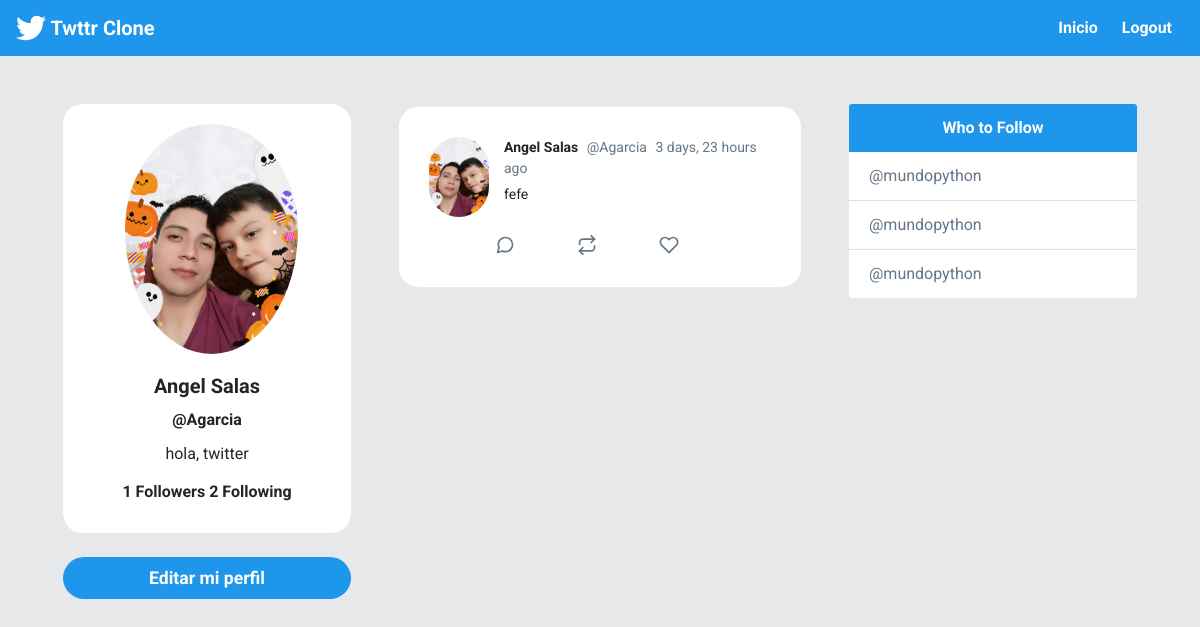
Screenshot of /profile/Agarcia/ with the database file from the repository.
### twitter/models.py (models this page shows, shortened)
class Profile(models.Model):
   user = models.OneToOneField(User, on_delete=models.CASCADE)
   bio = models.CharField(default='hola, twitter', max_length=100)
   image = models.ImageField(default='default.png')
   def following(self):
      user_ids = Relationship.objects.filter(from_user=self.user)\
                                       .values_list('to_user_id', flat=True)
      return User.objects.filter(id__in=user_ids)
   def followers(self):
      user_ids = Relationship.objects.filter(to_user=self.user)\
                                       .values_list('from_user_id', flat=True)
      return User.objects.filter(id__in=user_ids)

class Post(models.Model):
   timestamp = models.DateTimeField(default=timezone.now)
   content = models.TextField()
   user = models.ForeignKey(User, on_delete=models.CASCADE, related_name='posts')
   class Meta:
      ordering = ['-timestamp']

### twitter/views.py (the view)
# urls.py: path('profile/<str:username>/', views.profile, name='profile'),
def profile(request,username):
   user = User.objects.get(username=username)
   posts = user.posts.all()
   context = {'user':user, 'posts':posts}
   return render(request, 'twitter/profile.html', context)

### twitter/templates/twitter/twitter/profile.html (shortened to what this page needs)
{% extends 'twitter/layout.html' %}
{% load humanize %}
{% block content %}
<div id="main" class="container-fluid d-flex">
    <div class="sidebar m-5 d-none d-md-block">
        <div class="">
            <div class="card " style="width: 18rem; text-align:center;border-radius: 20px;">
                <img class="card-img-top rounded-circle"
                    style="width:60%; position: relative;left: 62px;padding-top: 20px;" src="{{ user.profile.image.url}}"
                    alt="Card image cap">
                <div class="card-body">
                    <h5 class="card-title font-weight-bold">{{user.first_name}}</h5>
                    <h6 class="card-title font-weight-bold">@{{user}}</h6>
                    <p class="card-text">{{user.profile.bio}}</p>
                    <h6 class="card-title font-weight-bold">
                        {{ user.profile.followers.count }} Followers
                        {{ user.profile.following.count }} Following
                    </h6>
                </div>
            </div>
            <a href="{% url 'editar' %}" id="addATweetLeft" type="button"
                style="border-radius: 30px; font-size: 1.1rem; font-weight:bold;"
                class="btn btn-lg btn-block mt-4 text-white ">Editar mi perfil</a>
        </div>
    </div>
    <div class="content">
        {% for post in posts %}
        <div id="tweetCards">
            <div class="tweet-wrap" style="border-radius:20px">
                <div class="tweet-header">
                    <img src="{{ post.user.profile.image.url }}" alt="" class="avator">
                    <div class="tweet-header-info">
                        {{ post.user.first_name}} <span>@{{ post.user }}</span><span>
                            {{ post.timestamp|naturaltime }}
                        </span>
                        <p>{{ post.content }}</p>
                    </div>
                </div>
                <div class="tweet-info-counts">
                    <div class="comments">
                        <button style="background: white; border: none;">
                        </button>
                    </div>
                    <div class="retweets">
                        <button style="background: white; border: none;">
                        </button>
                    </div>
                    <div class="likes">
                        <button style="background: white; border: none;">
                        </button>
                    </div>
                </div>
            </div>
        </div>
        {% endfor %}
    </div>
    <div class="sidebar m-5 d-none d-xl-block">
        <div class="card" style="width: 18rem;">
            <div class="card-header">
                Who to Follow
            </div>
            <ul class="list-group list-group-flush">
                <li class="list-group-item"><a href="#" style="text-decoration: none;color: #657787;">@mundopython</a>
                </li>
                <li class="list-group-item"><a href="#" style="text-decoration: none;color: #657787;">@mundopython</a>
                </li>
                <li class="list-group-item"><a href="#" style="text-decoration: none;color: #657787;">@mundopython</a>
                </li>
            </ul>
        </div>
    </div>
</div>
{% endblock content %}

### twitter/static/css/style.css (style rules this page uses)
body { background: #E6E8E9; ; font-family: 'Asap', sans-serif; font-family: 'Roboto', sans-serif; }
img { max-width: 100%; }
.avator { border-radius: 100px; width: 60px; margin-right: 15px; }
.card { border: none; }
.card-header { background-color: #1E96EB ; color: white; text-align: center; font-weight: bold; border: none; }
#main { justify-content: center; }
.tweet-wrap { max-width: 490px; background: #fff; margin: 0 auto; margin-top: 50px; border-radius: 3px; padding: 30px; border-bottom: 1px solid #e6ecf0; border-top: 1px solid #e6ecf0; }
.tweet-header { display: flex; align-items: flex-start; font-size: 14px; }
.tweet-header-info { font-weight: bold; }
.tweet-header-info span { color: #657786; font-weight: normal; margin-left: 5px; }
.tweet-header-info p { font-weight: normal; margin-top: 5px; }
.tweet-info-counts { display: flex; margin-left: 60px; margin-top: 10px; }
.tweet-info-counts div { display: flex; margin-right: 20px; }
.tweet-info-counts div svg { color: #657786; margin-right: 10px; }
.btn { background-color: #1E96EB ; border-style: none; font-weight: bold; color: white; }
a:link { color: #1E96EB ; text-decoration: none; }

### rows the page displays
Post: user.profile.image (picture), user.first_name "Angel Salas", user "Agarcia", timestamp "3 days, 23 hours ago", content "fefe"

### other values shown
{{ user.first_name }} "Angel Salas"
{{ user }} "Agarcia"
{{ user.profile.bio }} "hola, twitter"
{{ user.profile.followers.count }} "1"
{{ user.profile.following.count }} "2"
